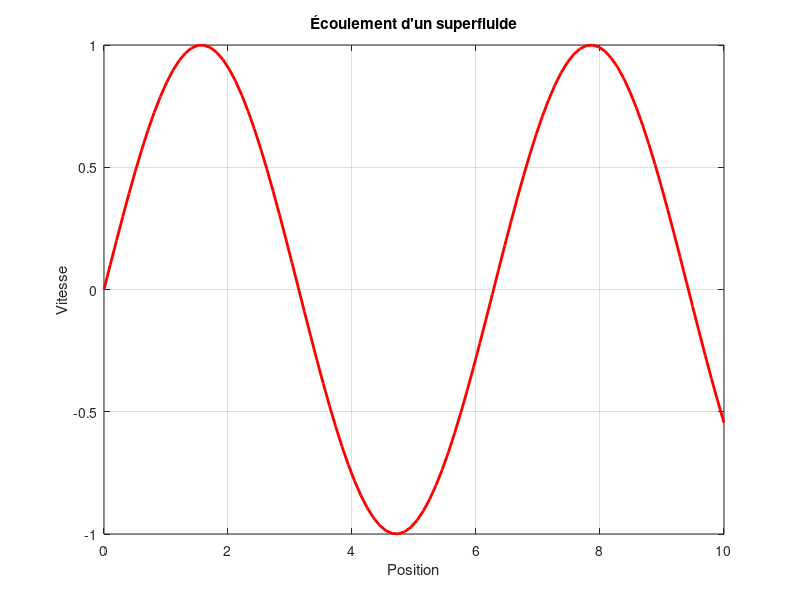

Write the MATLAB code that produced this figure.
% Simulation d'un superfluide
x = linspace(0, 10, 100);
y = sin(x); % Le profil peut rester similaire pour la comparaison
figure;
plot(x, y, 'r', 'LineWidth', 2);
xlabel('Position');
ylabel('Vitesse');
title("Écoulement d\'un superfluide");
grid on;